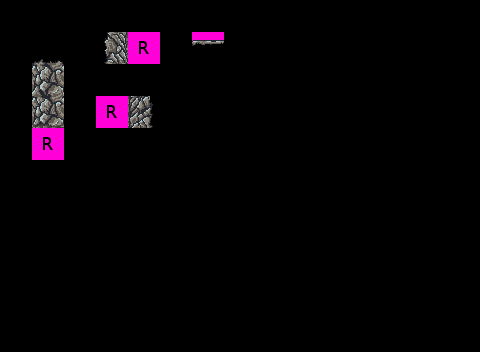

A 2D game scene composited from a Tiled map and its tileset images. What follows is a short description and the map's XML, with each tile layer's data collapsed to a summary:
An orthogonal 15x11 tile map with 32x32 px tiles, 7 tile layers (Regions, Input_set, Output_Ground, Output_Fringe, ...), 4 tilesets.

<map version="1.0" orientation="orthogonal" width="15" height="11" tilewidth="32" tileheight="32">
 <tileset firstgid="1" name="collision" tilewidth="32" tileheight="32">
  <image source="../../graphics/tiles/collision.png" width="64" height="32" />
 </tileset>
 <tileset firstgid="3" name="set_rules" tilewidth="32" tileheight="32">
  <image source="../../graphics/tiles/set_rules.png" width="64" height="64" />
 </tileset>
 <tileset firstgid="7" name="set_thermin_cave" tilewidth="32" tileheight="32">
  <image source="../../graphics/tiles/set_thermin_cave.png" width="256" height="256" />
 </tileset>
 <tileset firstgid="71" name="thermin-cave" tilewidth="32" tileheight="32">
  <image source="../../graphics/tiles/thermin-cave.png" width="512" height="256" />
 </tileset>
 <layer name="Regions" width="15" height="11">
  <data>[165 cells, 10 non-empty, 1 distinct tile ids]</data>
 </layer>
 <layer name="Input_set" width="15" height="11">
  <data>[165 cells, 6 non-empty, 1 distinct tile ids]</data>
 </layer>
 <layer name="Output_Ground" width="15" height="11">
  <data>[165 cells, 5 non-empty, 5 distinct tile ids]</data>
 </layer>
 <layer name="Output_Fringe" width="15" height="11">
  <data>[165 cells, 0 non-empty, 0 distinct tile ids]</data>
 </layer>
 <layer name="Output_Over" width="15" height="11">
  <data>[165 cells, 1 non-empty, 1 distinct tile ids]</data>
 </layer>
 <layer name="Output_Collision" width="15" height="11">
  <data>[165 cells, 0 non-empty, 0 distinct tile ids]</data>
 </layer>
 <layer name="Output_Error" width="15" height="11">
  <data>[165 cells, 0 non-empty, 0 distinct tile ids]</data>
 </layer>
</map>
